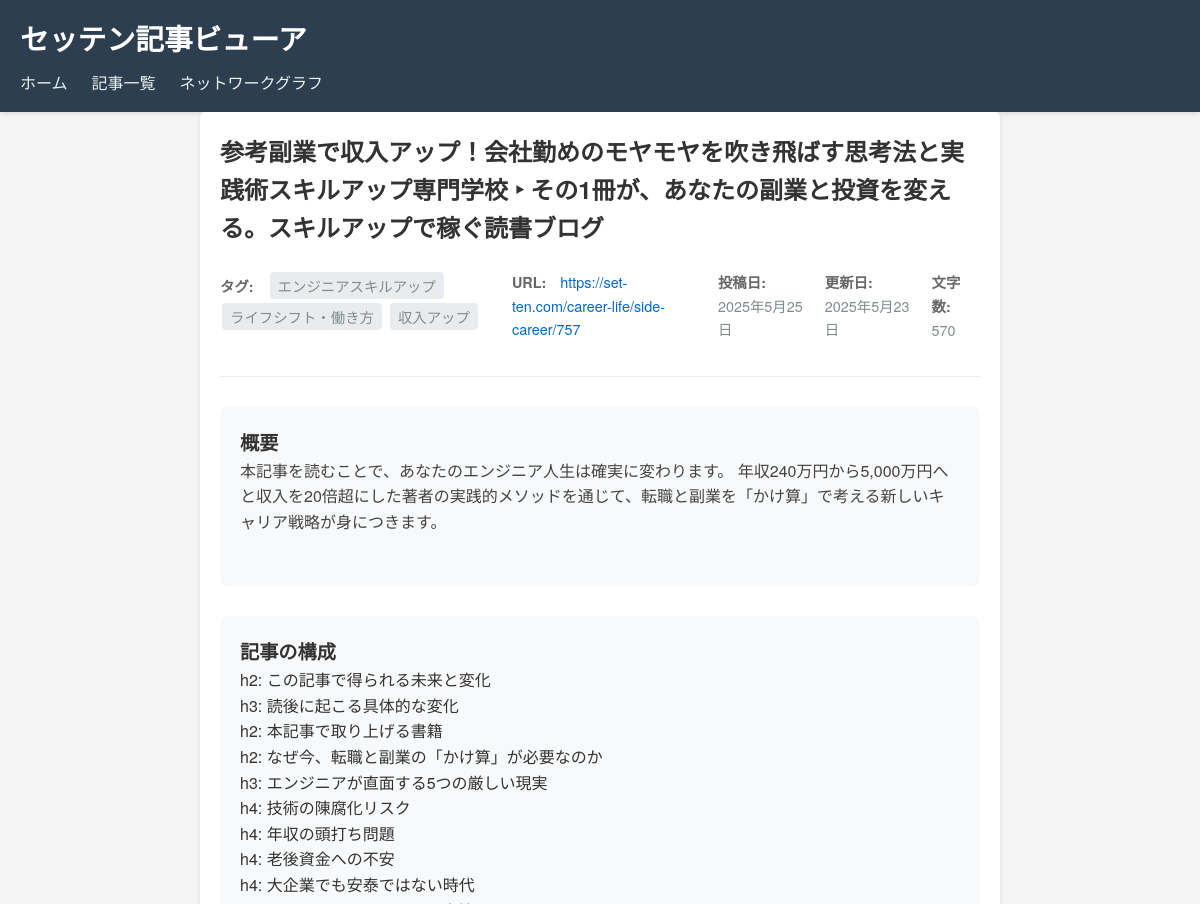
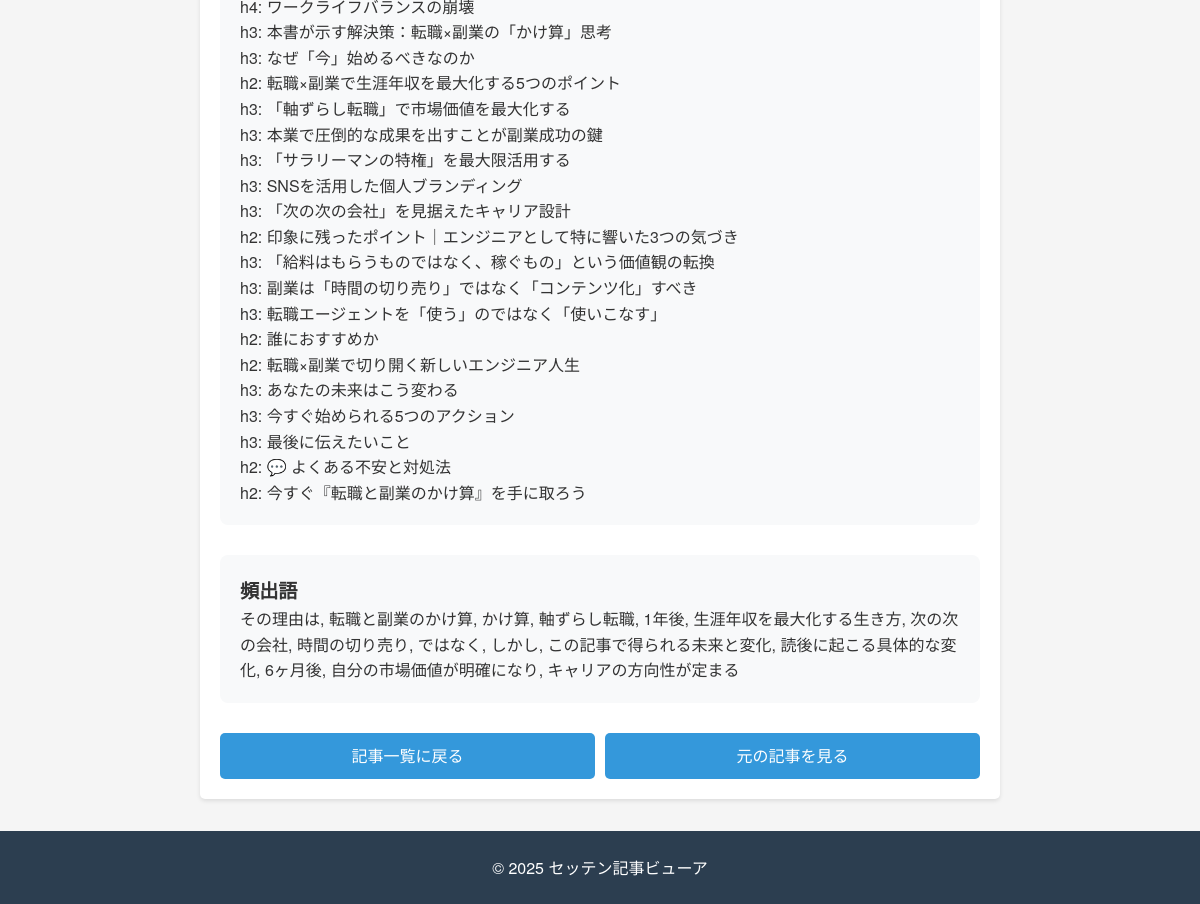
The page /article/109/ on the database its author committed (2 pictures, top to bottom).
### articles/models.py (models this page shows, shortened)
class Article(models.Model):
    id = models.AutoField(primary_key=True)
    title = models.CharField(max_length=500, null=True, verbose_name='タイトル')
    url = models.URLField(unique=True, null=True, verbose_name='URL')
    post_date = models.DateField(null=True, blank=True, verbose_name='投稿日')
    updated_date = models.DateField(null=True, blank=True, verbose_name='更新日')
    content_intro = models.TextField(blank=True, null=True, verbose_name='導入文')
    category = models.ForeignKey(Category, null=True, blank=True, on_delete=models.SET_NULL,
                                verbose_name='カテゴリ', related_name='articles')
    tags = models.CharField(max_length=500, blank=True, null=True, verbose_name='タグ')
    headings = models.TextField(blank=True, null=True, verbose_name='見出し')
    book_title = models.CharField(max_length=500, blank=True, null=True, verbose_name='書籍タイトル')
    book_author = models.CharField(max_length=200, blank=True, null=True, verbose_name='著者')
    book_isbn = models.CharField(max_length=13, blank=True, null=True, verbose_name='ISBN')
    book_asin = models.CharField(max_length=10, blank=True, null=True, verbose_name='ASIN')
    word_count = models.IntegerField(default=0, verbose_name='文字数')
    internal_links = models.TextField(blank=True, null=True, verbose_name='内部リンク')
    frequent_words = models.TextField(blank=True, null=True, verbose_name='頻出語')
    broken_links = models.TextField(blank=True, null=True, verbose_name='リンク切れ')
    crawled_at = models.DateTimeField(auto_now_add=True, verbose_name='取得日時')
    class Meta:
        managed = True
        db_table = 'articles'
        ordering = ['-post_date']
        verbose_name = '記事'
        verbose_name_plural = '記事'
    def get_tags_list(self):
        if not self.tags:
            return []
        return [tag.strip() for tag in self.tags.split(',')]

### articles/views.py (the view)
# urls.py: path('article/<int:article_id>/', views.article_detail, name='article_detail'),
def article_detail(request, article_id):
    article = get_object_or_404(Article, id=article_id)
    return render(request, 'articles/article_detail.html', {'article': article})

### articles/templates/articles/article_detail.html (shortened to what this page needs)
{% extends 'articles/base.html' %}
{% load static %}
{% block content %}
<div class="article-detail">
    <div class="article-header">
        <h2>{{ article.title }}</h2>
        <div class="article-meta">
            {% if article.tags %}
            <div class="meta-item">
                <span class="label">タグ:</span>
                <span class="value">
                    {% for tag in article.get_tags_list %}
                    <span class="tag">{{ tag }}</span>
                    {% endfor %}
                </span>
            </div>
            {% endif %}
            <div class="meta-item">
                <span class="label">URL:</span>
                <span class="value"><a href="{{ article.url }}" target="_blank" rel="noopener">{{ article.url }}</a></span>
            </div>
            {% if article.post_date %}
            <div class="meta-item">
                <span class="label">投稿日:</span>
                <span class="value">{{ article.post_date|date:"Y年n月j日" }}</span>
            </div>
            {% endif %}
            {% if article.updated_date %}
            <div class="meta-item">
                <span class="label">更新日:</span>
                <span class="value">{{ article.updated_date|date:"Y年n月j日" }}</span>
            </div>
            {% endif %}
            {% if article.word_count %}
            <div class="meta-item">
                <span class="label">文字数:</span>
                <span class="value">{{ article.word_count }}</span>
            </div>
            {% endif %}
        </div>
    </div>
    {% if article.content_intro %}
    <div class="article-section">
        <h3>概要</h3>
        <div class="article-content">
            {{ article.content_intro|linebreaks }}
        </div>
    </div>
    {% endif %}
    {% if article.headings %}
    <div class="article-section">
        <h3>記事の構成</h3>
        <div class="article-headings">
            {{ article.headings|linebreaks }}
        </div>
    </div>
    {% endif %}
    {% if article.frequent_words %}
    <div class="article-section">
        <h3>頻出語</h3>
        <div class="frequent-words">
            {{ article.frequent_words|linebreaks }}
        </div>
    </div>
    {% endif %}
    <div class="article-actions">
        <a href="{% url 'articles:article_list' %}" class="btn">記事一覧に戻る</a>
        <a href="{{ article.url }}" target="_blank" rel="noopener" class="btn">元の記事を見る</a>
    </div>
</div>
{% endblock %}

### articles/static/css/style.css (style rules this page uses)
* { box-sizing: border-box; margin: 0; padding: 0; }
body { font-family: 'Helvetica Neue', Arial, 'Hiragino Kaku Gothic ProN', 'Hiragino Sans', Meiryo, sans-serif; line-height: 1.6; color: #333; background-color: #f5f5f5; }
a { color: #0066cc; text-decoration: none; }
h2 { margin-bottom: 1.5rem; color: #2c3e50; border-bottom: 2px solid #3498db; padding-bottom: 0.5rem; }
.btn { background-color: #3498db; color: white; border: none; padding: 0.8rem 1.5rem; border-radius: 4px; cursor: pointer; font-size: 1rem; transition: background-color 0.2s; }
.article-meta { display: flex; gap: 1rem; margin-bottom: 1rem; font-size: 0.9rem; color: #7f8c8d; }
.article-detail { background-color: white; padding: 2rem; border-radius: 5px; box-shadow: 0 2px 4px rgba(0,0,0,0.1); }
.article-header { margin-bottom: 2rem; }
.article-header h2 { font-size: 1.8rem; margin-bottom: 1rem; border-bottom: none; }
.article-content { line-height: 1.8; color: #444; margin-bottom: 2rem; }
.article-actions { display: flex; gap: 1rem; margin-top: 2rem; }

### articles/templates/articles/article_detail.html (style rules this page uses)
.article-detail { max-width: 800px; margin: 0 auto; padding: 20px; }
.article-header { border-bottom: 1px solid #e9ecef; padding-bottom: 20px; margin-bottom: 20px; }
.article-header h2 { margin: 0; font-size: 1.5em; color: #333; }
.article-meta { margin: 10px 0; }
.meta-item { margin: 5px 0; }
.label { font-weight: bold; color: #666; margin-right: 10px; }
.tag { display: inline-block; background: #e9ecef; padding: 2px 8px; margin: 2px; border-radius: 4px; }
.article-section { margin: 30px 0; padding: 20px; background: #f8f9fa; border-radius: 8px; }
.article-section h3 { margin-top: 0; color: #333; font-size: 1.2em; }
.article-content { line-height: 1.6; }
.article-actions { margin-top: 30px; display: flex; gap: 10px; }
.btn { padding: 10px 20px; border-radius: 5px; text-decoration: none; transition: background-color 0.3s; display: inline-block; text-align: center; width: 100%; }

### rows shown on the page
Article: title "参考副業で収入アップ！会社勤めのモヤモヤを吹き飛ばす思考法と実践術スキルアップ専門学校 ‣ その1冊が、あなたの副業と投資を変える。スキルアップで稼ぐ読書ブログ", url "https://set-ten.com/career-life/side-career/757", post_date "2025年5月25日", updated_date "2025年5月23日", word_count "570", content_intro "本記事を読むことで、あなたのエンジニア人生は確実に変わります。 年収240万円から5,000万円へと収入を20倍超にした著者の実践的メソッドを通じて、転職と副業を「かけ算」で考える新しいキャリア戦略が身につきます。", headings "h2: この記事で得られる未来と変化 h3: 読後に起こる具体的な変化 h2: 本記事で取り上げる書籍 h2: なぜ今、転職と副業の「かけ算」が必要なのか h3: エンジニアが直面する5つの厳しい現実 h4: 技術の陳腐化リスク h4: 年収の頭打ち問題 h4: 老後資金への不安 h4: 大企業でも安泰ではない時代 h4: ワークライフバランスの崩壊 h3: 本書が示す解決策：転職×副業の「かけ算」思考 h3: なぜ「今」始めるべきなのか h2: 転職×副業で生涯年収を最大化する5つのポイント h3: 「軸ずらし転職」で市場価値を最大化する h3: 本業で圧倒的な成果を出すことが副業成功の鍵 h3: 「サラリーマンの特権」を最大限活用する h3: SNSを活用した個人ブランディング h3: 「次の次の会社」を見据えたキャリア設計 h2: 印象に残ったポイント｜エンジニアとして特に響いた3つの気づき h3: 「給料はもらうものではなく、稼ぐもの」という価値観の転換 h3: 副業は「時間の切り売り」ではなく「コンテンツ化」すべき h3: 転職エージェントを「使う」のではなく「使いこなす」 h2: 誰におすすめか h2: 転職×副業で切り開く新しいエンジニア人生 h3: あなたの未来はこう変わる h3: 今すぐ始められる5つのアクション h3: 最後に伝えたいこと h2: 💬 よくある不安と対処法 h2: 今すぐ『転職と副業のかけ算』を手に取ろう", frequent_words "その理由は, 転職と副業のかけ算, かけ算, 軸ずらし転職, 1年後, 生涯年収を最大化する生き方, 次の次の会社, 時間の切り売り, ではなく, しかし, この記事で得られる未来と変化, 読後に起こる具体的な変化, 6ヶ月後, 自分の市場価値が明確になり, キャリアの方向性が定まる"

### other values the page prints
{{ tag }} "エンジニアスキルアップ" "ライフシフト・働き方" "収入アップ"
